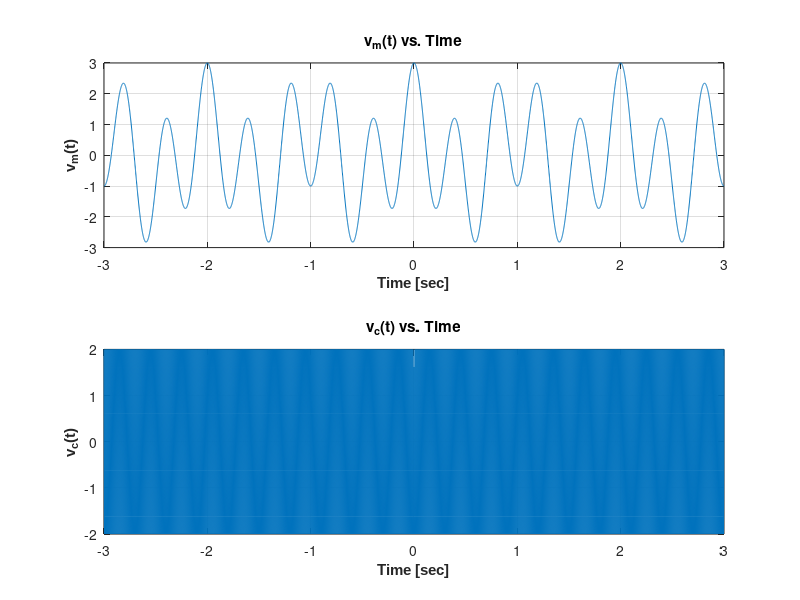

Write MATLAB code to recreate this figure. (Note: this script raises an error after producing the figure.)
% DSB-LC - Amplitude modulation - full channel model
% Author : Omri Rafaeli
%
%                   Table of Contents:
%   Chapter:
%------------------------------------------------------------------------
%   1.2.1.1 - Ploting Data and carrier signals
%   1.2.1.2 - Creating the DSB Modulated signal and its Fourier Transform
%   1.2.2.1 - Generating the Noise vectors 
%   1.2.2.2 - Calculating the recieved signals and its fourier transform
%   1.2.3.1 - Generating a Band Pass Filter 
%   1.2.3.2 - Calculating the filtered signal as convolution with the BPF
%   1.2.3.3 - Extracting the envelope from the filtered signal  

close all;

%--------------------------------------------------------------------------------------------------------------------------

% Defining constants
A_1=1;          % first cos Amp
A_2=2;          % second cos Amp
A_c=2;          % carrier Amp
f_1=1;          % first cos freq
f_2=2.5;        % second cos freq
f_c=100;        % carrier freq
kAM=0.2;        % Modulation index
f_s=1000;       % sampling freq
T_s=1/f_s;      % sampling time
t=-3:T_s:3;     % Generating the time vector
t=setdiff(t,0); % take out 0

%--------------------------------------------------------------------------------------------------------------------------
%Modulator
%1.2.1.1 - Ploting Data and carrier signals

v_m_t=A_1*cos(2*pi*f_1*t)+A_2*cos(2*pi*f_2*t);  % data signal - Freq=2.5Hz
v_c_t=A_c*cos(2*pi*f_c*t);                      % carrier signal - Freq=100Hz

%Ploting Vm(t) - The Data Signal
figure;
subplot(2,1,1);
plot(t,v_m_t);
xlabel('Time [sec]','FontWeight','bold','Fontname', 'Arial');
ylabel('v_{m}(t)','FontWeight','bold','Fontname', 'Arial');
title('v_{m}(t) vs. Time');
grid;

%Ploting Vm(t) - The Carrier Signal
hold on;
subplot(2,1,2);
plot(t,v_c_t);
xlabel('Time [sec]','FontWeight','bold','Fontname', 'Arial');
ylabel('v_{c}(t)','FontWeight','bold','Fontname', 'Arial');
title('v_{c}(t) vs. Time');
grid;
hold off;
%--------------------------------------------------------------------------------------------------------------------------
%1.2.1.2 - Creating the DSB Modulated signal and its Fourier Transform

 % (1+kAM*v_m).*v_c - Amplitude Modulation DSB-LC
v_mod_t=DSB_LC_MOD(v_m_t,v_c_t,kAM);

%Ploting the modulated signal
figure;
plot(t,v_mod_t);
xlabel('Time [sec]','FontWeight','bold','Fontname', 'Arial');
ylabel('v_{M}(t)','FontWeight','bold','Fontname', 'Arial');
title('v_{M}(t) vs. Time');
grid;

%Fourier Transform for the modulated signal
v_mod_f=fftshift(fft(v_mod_t)/length(t)); % fourier transform fft shift shifts the transform to be centerd and length t normalizing the transform 

%generating the frequency vector
f=linspace(-f_s/2,f_s/2,length(t)); 

%Ploting the Fourier transform of the modulated signal
figure;
plot(f,v_mod_f);
xlabel('Frequency [Hz]','FontWeight','bold','Fontname', 'Arial');
ylabel('V_{M}(f)','FontWeight','bold','Fontname', 'Arial');
title('V_{M}(f) vs. Frequency');
grid;
%--------------------------------------------------------------------------------------------------------------------------

%1.2.2.1 - Generating the Noise vectors 
N_1=2; % variances
N_2=20;
N_3=200;

% generating a uniformed distributed vector with var=N1/2 and same length as time vector
z_1_t=sqrt(N_1/2)*randn(1,length(t)); 
z_2_t=sqrt(N_2/2)*randn(1,length(t));
z_3_t=sqrt(N_3/2)*randn(1,length(t));
%--------------------------------------------------------------------------------------------------------------------------

%1.2.2.2 - Calculating the recieved signals and its fourier transform

%the recieved signal is being calculated according to a Added gaussian
%noise channel
x_r_1_t=v_mod_t+z_1_t; % calculating the recieved signal 
x_r_2_t=v_mod_t+z_2_t;
x_r_3_t=v_mod_t+z_3_t;

% fourier transform of the recieved signal and normalizing it
X_r_1_f=fftshift(fft(x_r_1_t)/length(t)); 
X_r_2_f=fftshift(fft(x_r_2_t)/length(t));
X_r_3_f=fftshift(fft(x_r_3_t)/length(t));

%Ploting the 3 recieved signals in the frequency plane - x_r_i | 1<=i<=3
figure;
plot(f,X_r_3_f);
hold on;
plot(f,X_r_2_f);
hold on;
plot(f,X_r_1_f);
hold off;

xlabel('Frequency [Hz]','FontWeight','bold','Fontname', 'Arial');
ylabel('X_{r}(f)','FontWeight','bold','Fontname', 'Arial');
title('X_{r}(f) vs. Frequency: For Different Noise Variances');
legend('Noise Variance=200','Noise Variance=20','Noise Variance=2');
grid;
%--------------------------------------------------------------------------------------------------------------------------

%       Demodulator
%1.2.3.1 -  Calculating the filtered signal as convolution with the BPF

%the width of the window will include the entire bandwidth of the original
%data - max(f1,f2)
B=2*f_2;              

%sinc in the freq domain is rect width B , cos is shifting the rect from 0 to fc
%BPF_t=B*sinc(B*t).*cos(2*pi*f_c*t);           
BPF_t=4*pi*sin(t*2*f_2*pi)./(pi*t).*cos(2*pi*t*f_c);
BPF_f=fftshift(fft(BPF_t)/length(t));       

%Ploting the Band Pass Filter - not ideal rect but fast ascend and fast descend
figure;
plot(f,BPF_f);
xlabel('Frequency [Hz]','FontWeight','bold','Fontname', 'Arial');
ylabel('BPF(f)','FontWeight','bold','Fontname', 'Arial');
title('Band Pass Filter vs. Frequency');

grid;
%--------------------------------------------------------------------------------------------------------------------------
%1.2.3.2 - Calculating the filtered signal as convolution with the BPF

%Generating the filtered signal by covoluting the recieved signal with the
%BPF (output of a linear time invarient system)

x_1_filtered_t=conv(x_r_1_t,BPF_t,'same')/length(t); 
x_2_filtered_t=conv(x_r_2_t,BPF_t,'same')/length(t);
x_3_filtered_t=conv(x_r_3_t,BPF_t,'same')/length(t);

% Fourier transform of the filtered signals
x_1_filtered_f=fftshift(fft(x_1_filtered_t)/length(t));
x_2_filtered_f=fftshift(fft(x_2_filtered_t)/length(t));
x_3_filtered_f=fftshift(fft(x_3_filtered_t)/length(t));

%ploting the fourier transform of the filtered signals
figure;
plot(f,x_3_filtered_f);
hold on;
plot(f,x_2_filtered_f);
hold on;
plot(f,x_1_filtered_f);
hold off;

xlabel('Frequency [Hz]','FontWeight','bold','Fontname', 'Arial');
ylabel('x_{filtered}(f)','FontWeight','bold','Fontname', 'Arial');
title('x_{filtered}(f) vs. Frequency: For Different Noise Variances');
legend('Noise Variance=200','Noise Variance=20','Noise Variance=2');
grid;
%--------------------------------------------------------------------------------------------------------------------------

%1.2.3.3 - Extracting the envelope from the filtered signal

% extract envelopes from the filtered signal in order to get the data signal
[upper_env_1,lower_env_1]=envelope(x_1_filtered_t); 
[upper_env_2,lower_env_2]=envelope(x_2_filtered_t);
[upper_env_3,lower_env_3]=envelope(x_3_filtered_t);

%ploting the extracted envelope from the recieved filtered signals - can be
%seen that low noise varience -> better reconstruction of the data signal
figure;
plot(t,upper_env_3);
hold on;
plot(t,upper_env_2);
hold on;
plot(t,upper_env_1);
hold on;
plot(t,v_m_t);
hold off;

xlabel('Time [sec]','FontWeight','bold','Fontname', 'Arial');
ylabel('x_{d}(t)','FontWeight','bold','Fontname', 'Arial');
title('x_{d}(t) vs. Time: For Different Noise Variances');
legend('Noise Variance=200','Noise Variance=20','Noise Variance=2','v_{m}(t)');
grid;
%--------------------------------------------------------------------------------------------------------------------------
% DSB-LC modulation function
%inputs: v_m -   Data signal
%        v_c -   Carrier Signal 
%        kAM -   Modulation index
%output: v_mod - Modulated signal

function v_mod = DSB_LC_MOD(v_m,v_c,kAM)
    v_mod = (1+kAM*v_m).*v_c;
end

